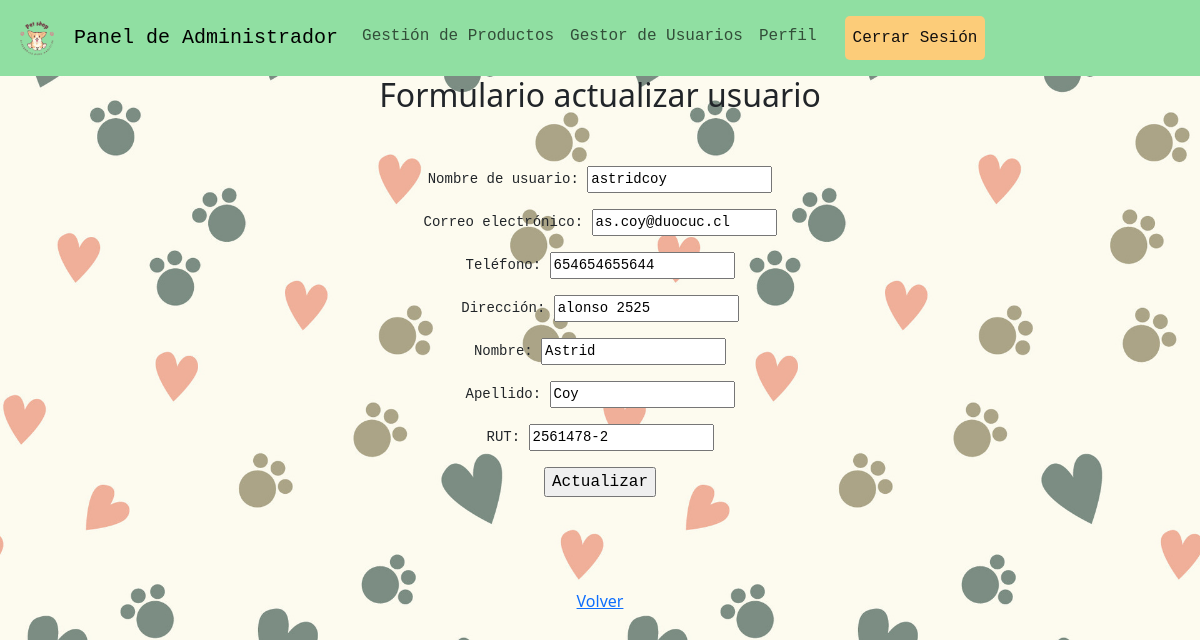
/user/update/2/, run on the app's committed database.
### tienda/models.py (models this page shows, shortened)
class Usuario(AbstractUser):
    nombre = models.CharField(max_length=100, blank=True, null=True)
    apellido = models.CharField(max_length=100, blank=True, null=True)
    rut = models.CharField(max_length=20, blank=True, null=True)
    telefono = models.CharField(max_length=20, blank=True, null=True)
    direccion = models.CharField(max_length=255, blank=True, null=True)

### tienda/views.py (the view)
# urls.py: path('user/update/<int:user_id>/', views.update_user, name='update_user'),
def update_user(request, user_id):
    user = get_object_or_404(Usuario, id=user_id)
    if request.method == "POST":
        form = ActualizacionUsuarioForm(request.POST, instance=user)
        if form.is_valid():
            form.save()
            messages.success(request, "Perfil actualizado.")
            return redirect('manage_usuarios')
        else:
            messages.error(request, "Por favor corrige los errores a continuación.")
            context = {'form': form, 'user': user}
            return render(request, 'tienda/update_user.html', context)
    else:
        form = ActualizacionUsuarioForm(instance=user)
        context = {'form': form, 'user': user}
        return render(request, 'tienda/update_user.html', context)

### tienda/forms.py (shortened to what this page needs)
class ActualizacionUsuarioForm(forms.ModelForm):
    class Meta:
        model = Usuario
        fields = ('username', 'email', 'nombre', 'apellido', 'rut', 'telefono', 'direccion')

### tienda/templates/tienda/update_user.html (shortened to what this page needs)
{% load static %}
<!DOCTYPE html>
<html lang="es">
<head>
    <link  rel="stylesheet" href="{% static 'tienda/css/estilo.css' %}" >
    <link href="https://cdn.jsdelivr.net/npm/bootstrap@5.3.3/dist/css/bootstrap.min.css" rel="stylesheet">
</head>
<body>
    {% include 'tienda/includes/navbar_administrador.html' %}
    <div style="text-align: center;">
        {% if user %}
            <h2>Formulario actualizar usuario</h2><br>
            <form action="{% url 'update_user' user.id %}" method="POST">
                <pre>Nombre de usuario: <input type="text" name="username" value="{{ user.username }}"></pre>
                <pre>Correo electrónico: <input type="text" name="email" value="{{ user.email }}"></pre>
                <pre>Teléfono: <input type="text" name="telefono" value="{{ user.telefono }}"></pre>
                <pre>Dirección: <input type="text" name="direccion" value="{{ user.direccion }}"></pre>
                <pre>Nombre: <input type="text" name="nombre" value="{{ user.nombre }}"></pre>
                <pre>Apellido: <input type="text" name="apellido" value="{{ user.apellido }}"></pre>
                <pre>RUT: <input type="text" name="rut" value="{{ user.rut }}"></pre>
                <input type="submit" value="Actualizar">
            </form><br>
        {% endif %}
        <br>
        <br>
        <a href="{% url 'manage_usuarios' %}">Volver</a>
    </div>
</body>
</html>

### static/tienda/css/estilo.css (style rules this page uses)
body { background-image: url('../imagenes/fondoPagina.jpg'); background-size: cover; background-position: top left; background-repeat: repeat; min-height: 100vh; margin: 0; padding: 0; font-family: 'Courier New', Courier, monospace; }
form { max-width: 400px; margin: auto; padding: 20px; border-radius: 10px; font-family: 'Courier New', Courier, monospace; }

### data on the page
Usuario: username "astridcoy", email "as.coy@duocuc.cl", telefono "654654655644", direccion "alonso 2525", nombre "Astrid", apellido "Coy", rut "2561478-2"
